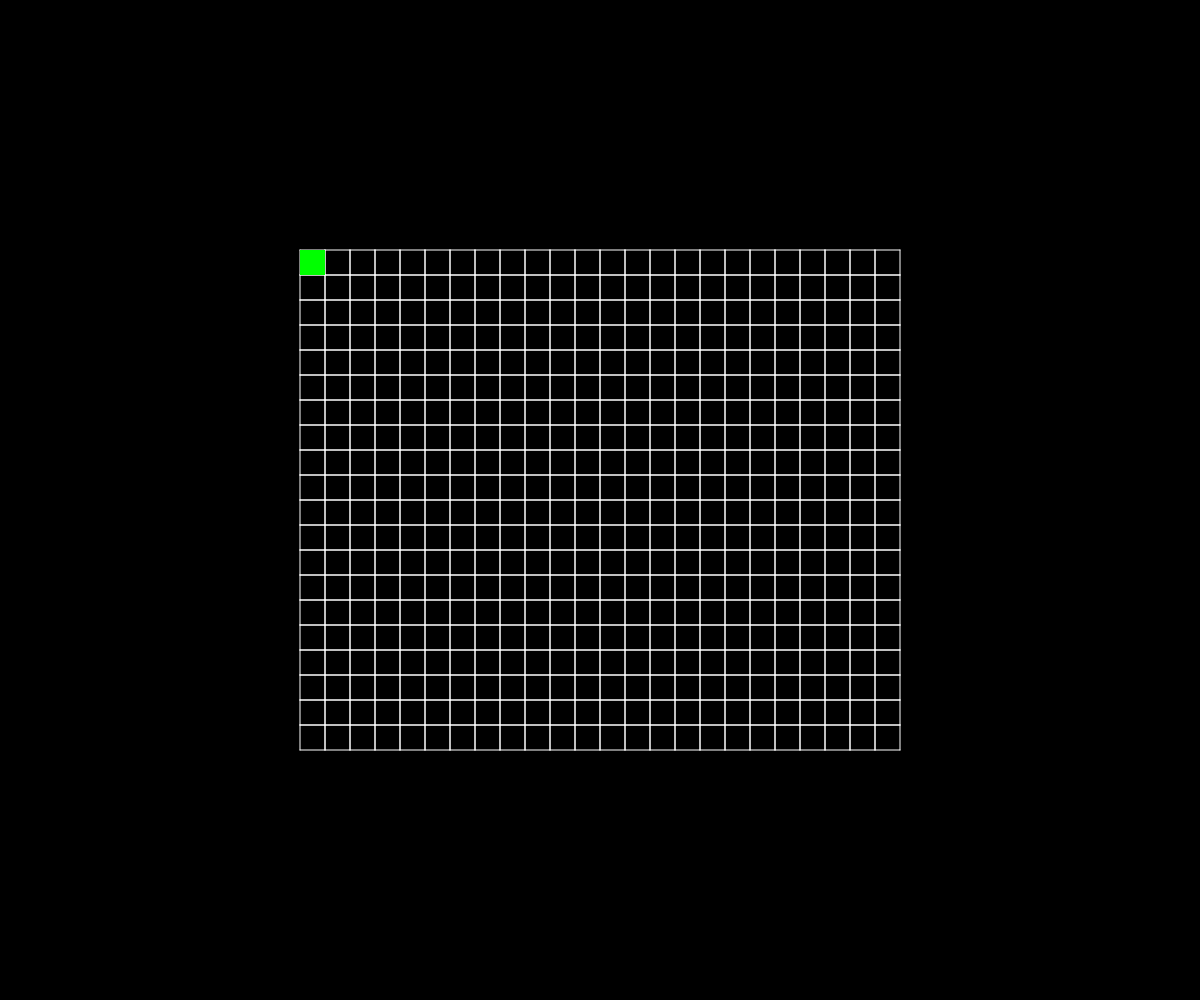
Frame 1 (no input)
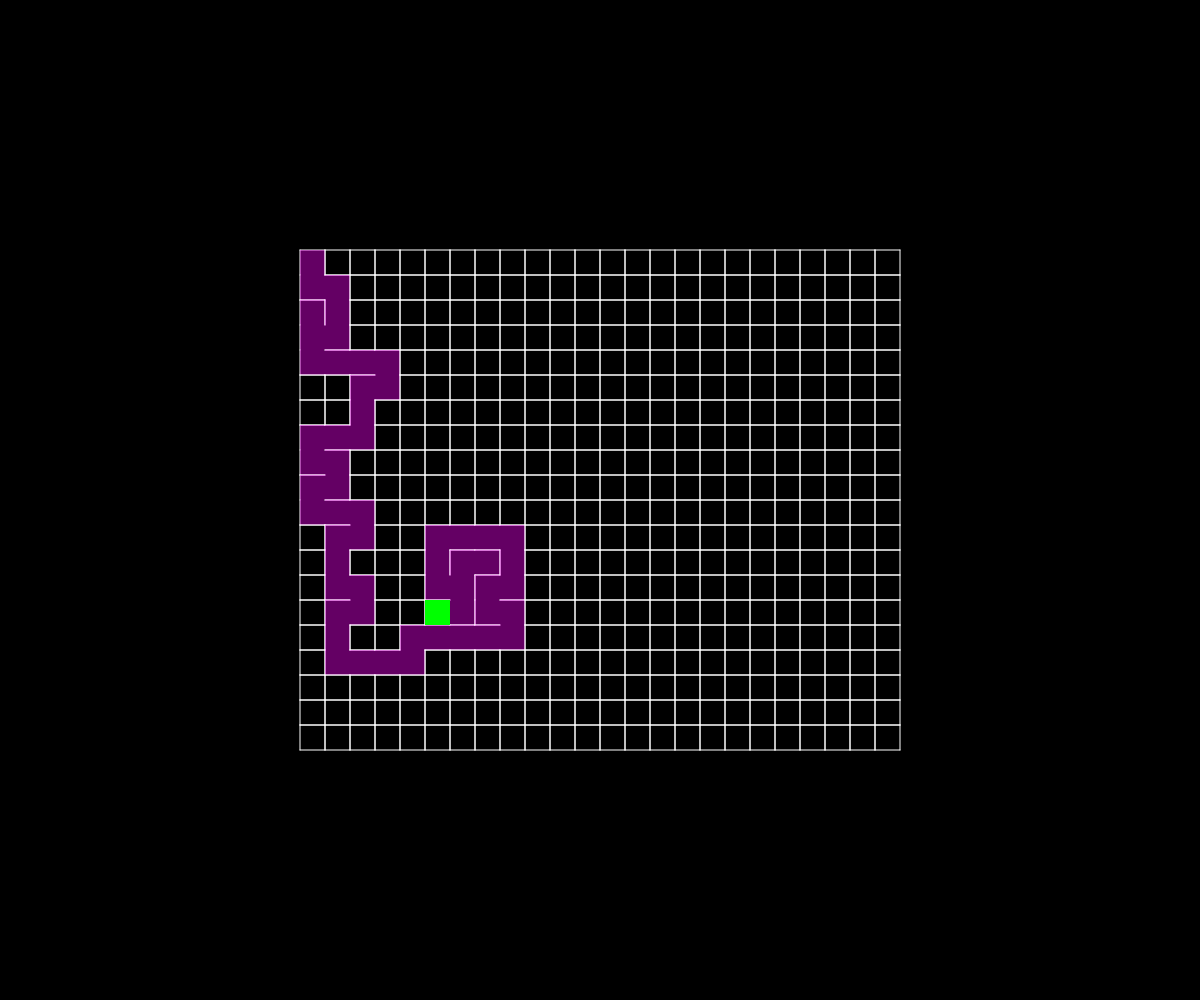
Frame 60 (no input)
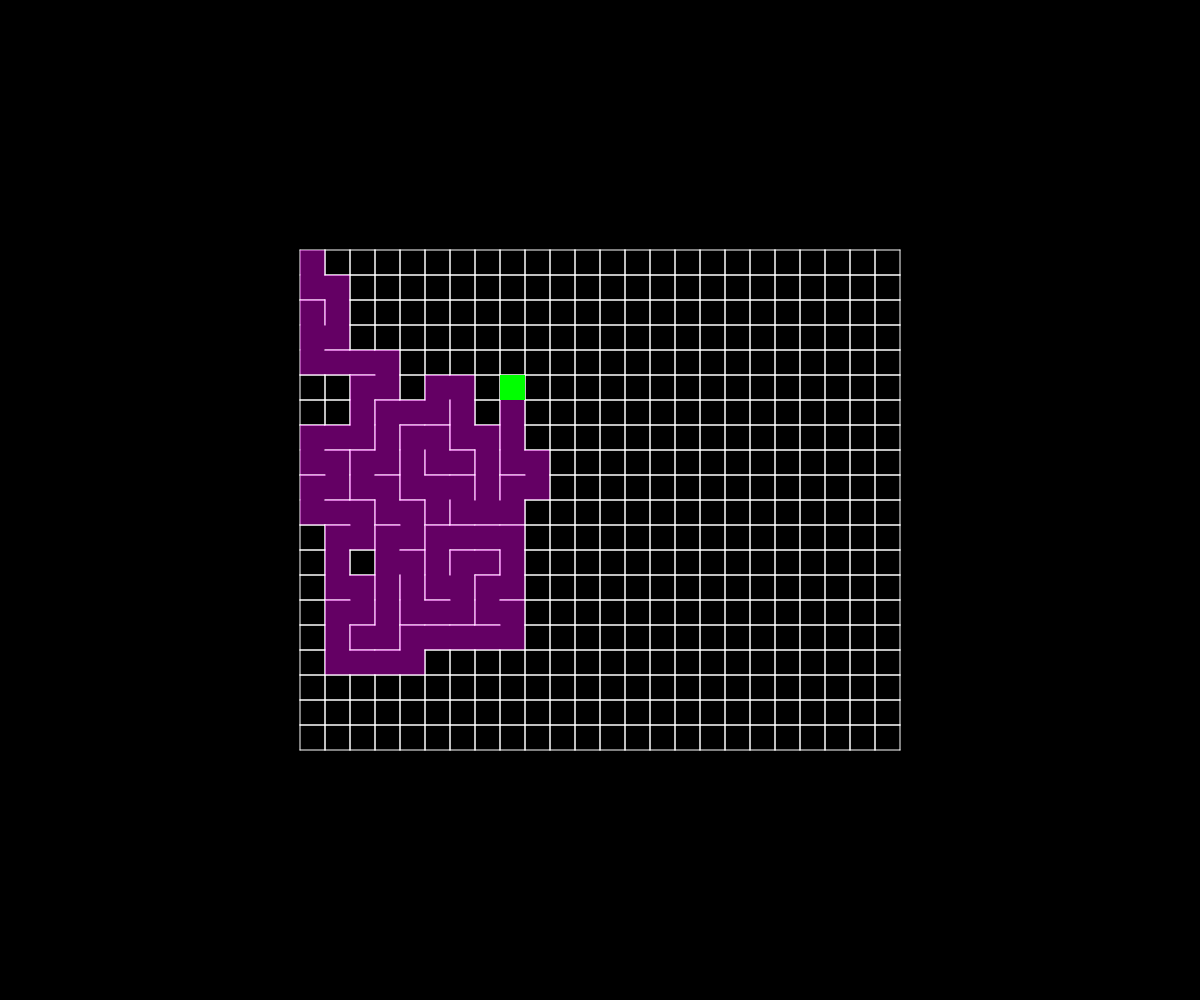
Frame 120 (the mouse pressed at the canvas centre since frame 60)

The p5.js sketch that drew these frames (run headless with seeded random() and noise() and a simulated clock; from frame 60 on, the mouse is pressed at the canvas centre):

// p5.js sketch
// ── sketch.js
let cols, rows;
const grid = [];
const stack = [];
let current;
function setup() {
  createCanvas(windowWidth, windowHeight);
  cols = floor(width / 2 / Cell.size);
  rows = floor(height / 2 / Cell.size);
  for (let i = 0; i < cols; i++) {
    const row = [];
    for (let j = 0; j < rows; j++) {
      const cell = new Cell(i, j);
      cell.setOffset(width / 4, height / 4);
      row.push(cell);
    }
    grid.push(row);
  }
  current = grid[0][0];
}

function draw() {
  background(0);
  for (let i = 0; i < grid.length; i++) {
    for (let j = 0; j < grid[i].length; j++) {
      grid[i][j].draw();
    }
  }
  current.visited = true;
  current.highlight();
  const next = current.checkNeighbors();
  if (next) {
    next.visited = true;
    stack.push(current);
    current = next;
  } else if (stack.length > 0) {
    current = stack.pop();
  }
}

// ── Cell.js
class Cell {
  static size = 25;
  constructor(i, j) {
    this.i = i;
    this.j = j;
    this.offsetX = 0;
    this.offsetY = 0;
    this.x = this.i * Cell.size;
    this.y = this.j * Cell.size;
    this.visited = false;
    this.walls = {
      top: true,
      right: true,
      bottom: true,
      left: true,
    };
    this.visitedColor = color(255, 0, 255, 100);
    this.activeColor = color(0, 255, 0);
  }

  setOffset(x, y) {
    this.x = this.i * Cell.size + x;
    this.y = this.j * Cell.size + y;
  }

  highlight() {
    noStroke();
    fill(this.activeColor);
    rect(this.x, this.y, Cell.size, Cell.size);
  }

  removeWall(a, b) {
    if (b) {
      const x = a.i - b.i;
      if (x === 1) {
        a.walls.left = false;
        b.walls.right = false;
      } else if (x === -1) {
        a.walls.right = false;
        b.walls.left = false;
      }
      const y = a.j - b.j;
      if (y === 1) {
        a.walls.top = false;
        b.walls.bottom = false;
      } else if (y === -1) {
        a.walls.bottom = false;
        b.walls.top = false;
      }
    }
  }

  checkNeighbors() {
    const neighbors = [];
    const top = grid[this.i]?.[this.j - 1];
    const right = grid[this.i + 1]?.[this.j];
    const bottom = grid[this.i]?.[this.j + 1];
    const left = grid[this.i - 1]?.[this.j];
    if (top && !top.visited) {
      neighbors.push(top);
    }
    if (right && !right.visited) {
      neighbors.push(right);
    }
    if (bottom && !bottom.visited) {
      neighbors.push(bottom);
    }
    if (left && !left.visited) {
      neighbors.push(left);
    }

    if (neighbors.length > 0) {
      const r = floor(random(0, neighbors.length));
      this.removeWall(this, neighbors[r]);
      return neighbors[r];
    } else {
      return null;
    }
  }

  draw() {
    stroke(255);
    if (this.walls.top) {
      line(this.x, this.y, this.x + Cell.size, this.y);
    }
    if (this.walls.right) {
      line(this.x + Cell.size, this.y, this.x + Cell.size, this.y + Cell.size);
    }
    if (this.walls.bottom) {
      line(this.x + Cell.size, this.y + Cell.size, this.x, this.y + Cell.size);
    }
    if (this.walls.left) {
      line(this.x, this.y + Cell.size, this.x, this.y);
    }

    if (this.visited) {
      noStroke();
      fill(this.visitedColor);
      rect(this.x, this.y, Cell.size, Cell.size);
    }
  }
}
